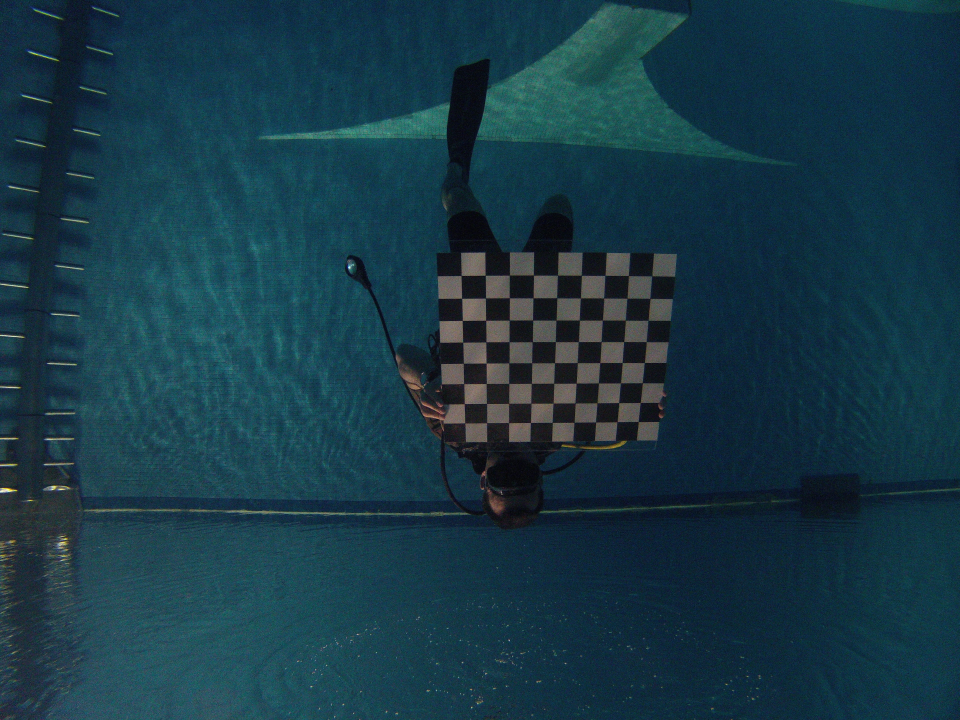
//> input picture bd_projet_scia/damier/G0010391.JPG, 3840 x 2880 px (shown at 1/4 size)
$ ./test_cpp   (built with g++ and OpenCV 4)
//> lines starting //> are read from the running program, lines starting //| are printed output that depends on the picture
#include <iostream>
#include <opencv2/opencv.hpp>
#include <opencv2/imgproc/imgproc.hpp>
#include <vector>

int main(int argc, char **argv)
{
  cv::Mat ori = cv::imread("bd_projet_scia/damier/G0010391.JPG", cv::IMREAD_COLOR);
//> ori is the input picture: 2880 rows x 3840 cols, CV_8UC3; mean B, G, R 69.5, 56.3, 23.7
  cv::Mat gray;
  cv::Mat img;
  auto height = ori.size().height;
//> height = 2880
  auto width = ori.size().width;
//> width = 3840
  auto size = 30;
  cv::resize(ori, img, cv::Size(height * size / 100, width * size / 100));
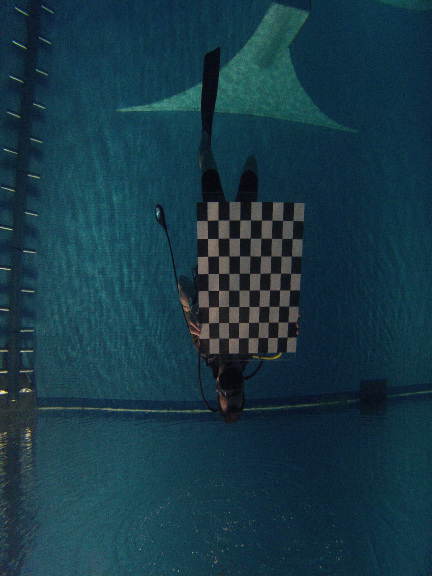
//> img: 1152 rows x 864 cols, CV_8UC3 (shown at 1/2 size); mean B, G, R 69.4, 56.2, 23.6

  cv::imshow("Image", img);


  cv::cvtColor(img, gray, CV_BGR2GRAY);
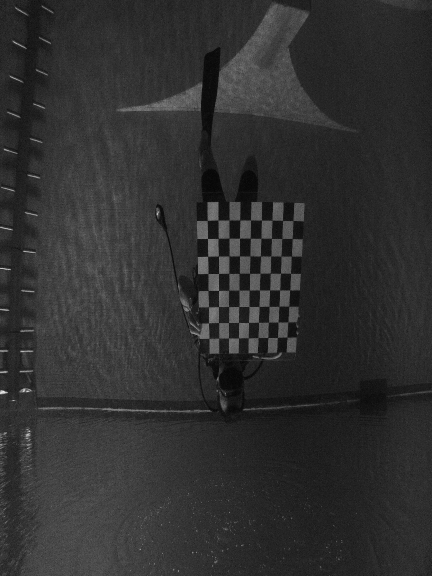
//> gray: 1152 rows x 864 cols, CV_8UC1 (shown at 1/2 size); min 1, max 251, mean 48
  cv::Size patternsize(8, 9);
  cv::Size patternsize2(9, 8);
  std::vector<cv::Point2f> corners;

  // SEARCH FOR A CHESSBOARD
  bool patternfound = findChessboardCorners(gray, patternsize, corners,
      cv::CALIB_CB_ADAPTIVE_THRESH + cv::CALIB_CB_NORMALIZE_IMAGE
      + cv::CALIB_CB_FAST_CHECK);
//> corners = empty; patternfound = false

  std::cout << "CHESSBOARD found : " << patternfound << std::endl;
//| CHESSBOARD found : 0
  std::cout << "  coordonates found : " << corners << std::endl;
//|   coordonates found : []

  if (patternfound)
    cornerSubPix(gray, corners, cv::Size(11, 11), cv::Size(-1, -1),
        cv::TermCriteria(CV_TERMCRIT_EPS + CV_TERMCRIT_ITER, 30, 0.1));

  std::cout << "============================================" << std::endl;
  std::cout << "  coordonates found : " << corners << std::endl;
//|   coordonates found : []

  drawChessboardCorners(img, patternsize, cv::Mat(corners), patternfound);

  cv::imwrite("IMAGE.jpg", img);

  cv::imshow("Image", img);
  cv::waitKey(0);
  cv::destroyWindow("Image");
  return 0;
}
